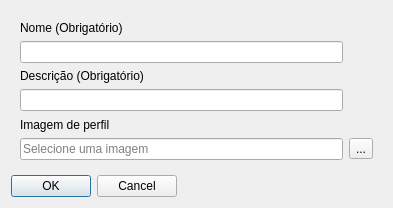
<?xml version="1.0" encoding="UTF-8"?>
<ui version="4.0">
 <class>registerDialog</class>
 <widget class="QDialog" name="registerDialog">
  <property name="windowModality">
   <enum>Qt::WindowModality::ApplicationModal</enum>
  </property>
  <property name="geometry">
   <rect>
    <x>0</x>
    <y>0</y>
    <width>393</width>
    <height>208</height>
   </rect>
  </property>
  <property name="windowTitle">
   <string>Dialog</string>
  </property>
  <property name="modal">
   <bool>true</bool>
  </property>
  <layout class="QGridLayout" name="gridLayout">
   <item row="0" column="0">
    <widget class="QWidget" name="registerWidgetContainer" native="true">
     <layout class="QGridLayout" name="gridLayout_2">
      <item row="4" column="1">
       <widget class="QLabel" name="imagePreview">
        <property name="text">
         <string>Imagem de perfil</string>
        </property>
       </widget>
      </item>
      <item row="5" column="2">
       <widget class="QToolButton" name="imageSelectButton">
        <property name="text">
         <string>...</string>
        </property>
        <property name="icon">
         <iconset theme="QIcon::ThemeIcon::EditFind"/>
        </property>
       </widget>
      </item>
      <item row="0" column="1">
       <widget class="QLabel" name="nameLabel">
        <property name="text">
         <string>Nome (Obrigatório)</string>
        </property>
       </widget>
      </item>
      <item row="1" column="1">
       <widget class="QLineEdit" name="nameEdit">
        <property name="maxLength">
         <number>32</number>
        </property>
       </widget>
      </item>
      <item row="2" column="1">
       <widget class="QLabel" name="descriptionLabel">
        <property name="text">
         <string>Descrição (Obrigatório)</string>
        </property>
       </widget>
      </item>
      <item row="5" column="1">
       <widget class="QLineEdit" name="imageLineEdit">
        <property name="readOnly">
         <bool>true</bool>
        </property>
        <property name="placeholderText">
         <string>Selecione uma imagem</string>
        </property>
       </widget>
      </item>
      <item row="3" column="1">
       <widget class="QLineEdit" name="descriptionEdit">
        <property name="maxLength">
         <number>32</number>
        </property>
       </widget>
      </item>
     </layout>
    </widget>
   </item>
   <item row="1" column="0" alignment="Qt::AlignmentFlag::AlignLeft">
    <widget class="QDialogButtonBox" name="buttonBox">
     <property name="locale">
      <locale language="Portuguese" country="Brazil"/>
     </property>
     <property name="orientation">
      <enum>Qt::Orientation::Horizontal</enum>
     </property>
     <property name="standardButtons">
      <set>QDialogButtonBox::StandardButton::Cancel|QDialogButtonBox::StandardButton::Ok</set>
     </property>
    </widget>
   </item>
  </layout>
 </widget>
 <resources/>
 <connections>
  <connection>
   <sender>buttonBox</sender>
   <signal>accepted()</signal>
   <receiver>registerDialog</receiver>
   <slot>accept()</slot>
   <hints>
    <hint type="sourcelabel">
     <x>248</x>
     <y>254</y>
    </hint>
    <hint type="destinationlabel">
     <x>157</x>
     <y>274</y>
    </hint>
   </hints>
  </connection>
  <connection>
   <sender>buttonBox</sender>
   <signal>rejected()</signal>
   <receiver>registerDialog</receiver>
   <slot>reject()</slot>
   <hints>
    <hint type="sourcelabel">
     <x>316</x>
     <y>260</y>
    </hint>
    <hint type="destinationlabel">
     <x>286</x>
     <y>274</y>
    </hint>
   </hints>
  </connection>
 </connections>
</ui>
